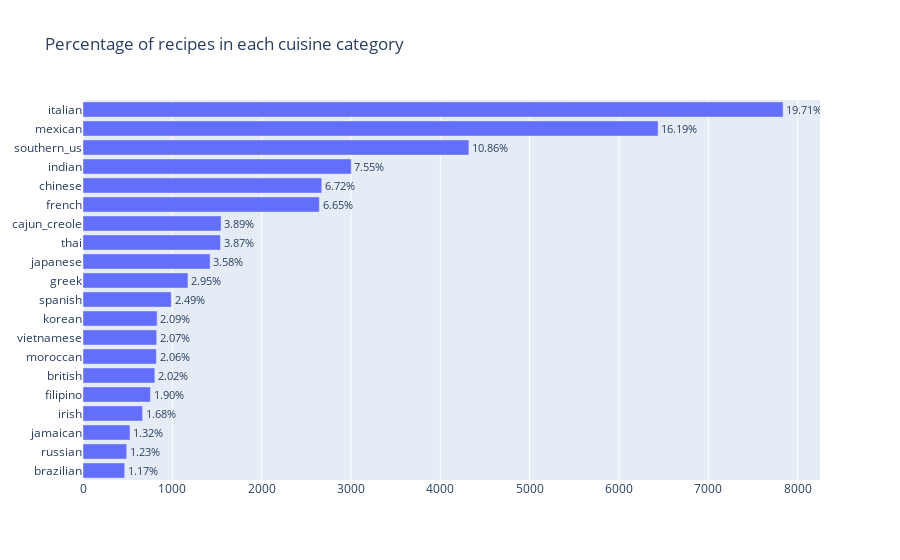

The notebook cell saved with this chart:
### Code cell
labelpercents = []
for i in df.cuisine.value_counts():
    percent = (i/sum(df.cuisine.value_counts()))*100
    percent = "%.2f" % percent
    percent = str(percent + '%')
    labelpercents.append(percent)

trace = go.Bar(
            x=df.cuisine.value_counts().values[::-1],
            y= [i for i in df.cuisine.value_counts().index][::-1],
            text =labelpercents[::-1],  textposition = 'outside', 
            orientation = 'h',marker = dict())
layout = go.Layout(title='Percentage of recipes in each cuisine category',
                   )
data = [trace]
fig = dict(data=data, layout=layout)
iplot(fig, filename='horizontal-bar')

### Figure 1 — Plotly figure (JSON) as saved in the notebook; plotly's stock layout.template omitted (floating-point values rounded to 4 significant figures)
{"data": [{"orientation": "h", "text": ["1.17%", "1.23%", "1.32%", "1.68%", "1.90%", "2.02%", "2.06%", "2.07%", "2.09%", "2.49%", "2.95%", "3.58%", "3.87%", "3.89%", "6.65%", "6.72%", "7.55%", "10.86%", "16.19%", "19.71%"], "textposition": "outside", "type": "bar", "x": [467, 489, 526, 667, 755, 804, 821, 825, 830, 989, 1175, 1423, 1539, 1546, 2646, 2673, 3003, 4320, 6438, 7838], "y": ["brazilian", "russian", "jamaican", "irish", "filipino", "british", "moroccan", "vietnamese", "korean", "spanish", "greek", "japanese", "thai", "cajun_creole", "french", "chinese", "indian", "southern_us", "mexican", "italian"]}], "layout": {"title": {"text": "Percentage of recipes in each cuisine category"}}}
